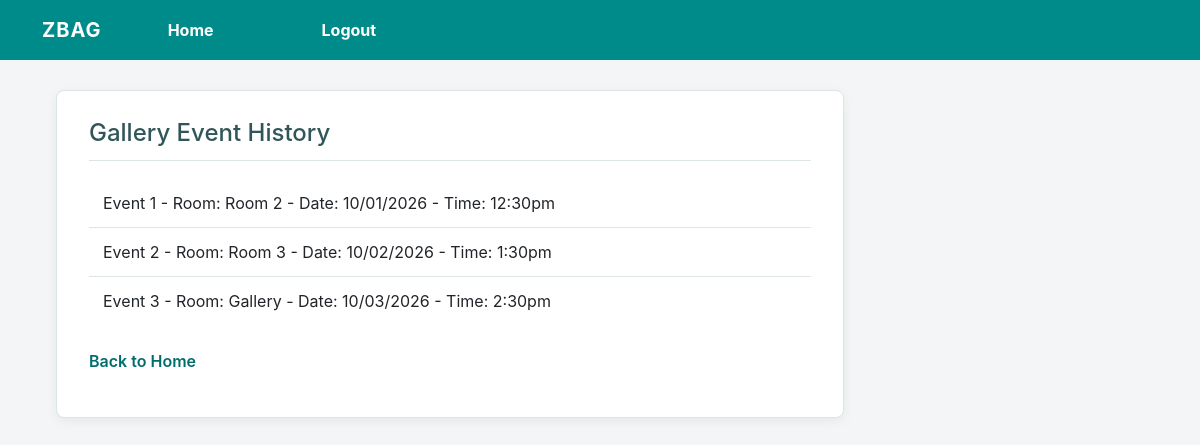
The page /event_history (signed in) on the database as committed earlier.
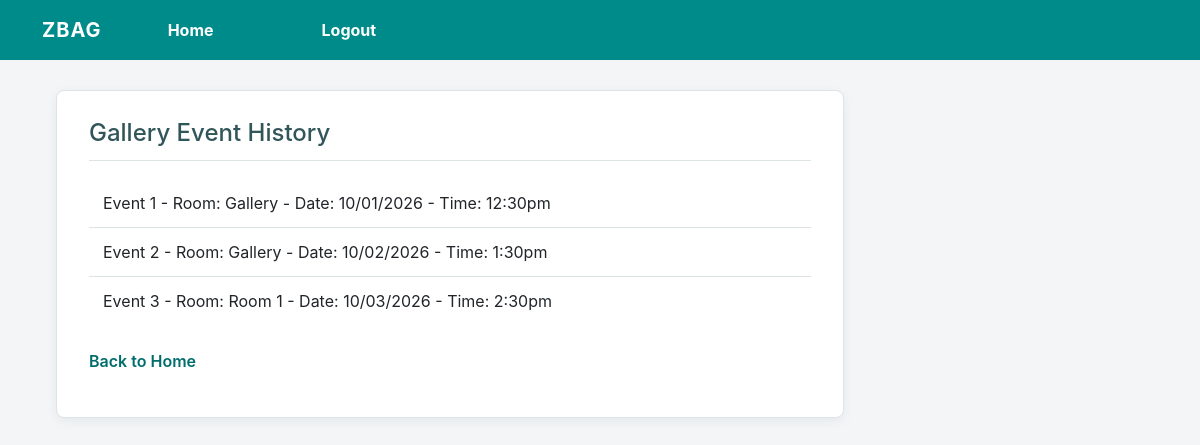
The same page on the database as committed later.
### tables this page shows
CREATE TABLE "galleryEvents" (
	"eventID"	INTEGER,
	"time"	TEXT,
	"date"	TEXT,
	"room"	TEXT,
	"name"	TEXT,
	PRIMARY KEY("eventID")
);

### src/backend/app.py (the view)
@app.route('/event_history')
def event_history():
    if 'loggedin' not in session:
        return redirect(url_for('login'))
    events = seeEventHistory()
    return render_template('event_history.html', events=events)

### src/backend/storedProcedures.py (called while the page is built)
def get_db_connection():
    db = sqlite3.connect(DATABASE_PATH)
    return db

def seeEventHistory():
    db = get_db_connection()
    events = db.execute("SELECT * FROM galleryEvents").fetchall()
    db.close()
    return events

### src/frontend/templates/event_history.html (shortened to what this page needs)
{% extends "layout.html" %}
{% block content %}
<main class="page-container">
    <h1>Gallery Event History</h1>
    {% if events %}
        <ul>
            {% for event in events %}
                <li>{{ event[4] }} - Room: {{ event[3] }} - Date: {{ event[2] }} - Time: {{ event[1] }}</li>
            {% endfor %}
        </ul>
    {% else %}
        <p>No gallery events recorded.</p>
    {% endif %}
    <p><a href="{{ url_for('home') }}">Back to Home</a></p>
</main>
{% endblock %}

### src/frontend/templates/layout.html (shortened to what this page needs)
<!DOCTYPE html>
<html>
	<head>
		<link rel="stylesheet" href="{{ url_for('static', filename='style.css') }}">
		<link rel="stylesheet" href="https://use.fontawesome.com/releases/v5.7.1/css/all.css">
        <link href="https://cdn.jsdelivr.net/npm/bootstrap@5.3.3/dist/css/bootstrap.min.css" rel="stylesheet">
	</head>
	<body class="loggedin">
		<nav class="navtop navbar navbar-expand-lg" style="background-color:darkcyan">
            <div class="container-fluid">
                <a class="navbar-brand" style="color:white">ZBAG</a>
                    <div class="collapse navbar-collapse" id="navbarNavDropdown">
                        <ul class="navbar-nav">
                            <li class="nav-item">
                                <a class="nav-link" aria-current="page" href="/" style="color:white">Home</a>
                            </li>
                            <li class="nav-item">
                                <a class="nav-link" aria-current="page" href="/login/logout" style="color:white">Logout</a>
                            </li>
                        </ul>
                    </div>
                </div>
            </nav>
		<div class="content">
			{% block content %}{% endblock %}
		</div>
	</body>
</html>

### src/frontend/static/style.css (style rules this page uses)
* { box-sizing: border-box; font-family: -apple-system, BlinkMacSystemFont, "segoe ui", roboto, oxygen, ubuntu, cantarell, "fira sans", "droid sans", "helvetica neue", Arial, sans-serif; font-size: 16px; -webkit-font-smoothing: antialiased; -moz-osx-font-smoothing: grayscale; }
body { background-color: #435165; margin: 0; }
.navtop { background-color: #2f3947; height: 60px; width: 100%; border: 0; }
.navtop div { display: flex; margin: 10px; width: 1000px; height: 100%; }
.navtop div h1, .navtop div a { display: inline-flex; align-items: center; }
.navtop div a { padding: 0 20px; text-decoration: none; color: #c1c4c8; font-weight: bold; }
body.loggedin { background-color: #f3f4f7; }
:root { --gallery-teal: #008b8b; --gallery-teal-dark: #006d6d; --gallery-background: #f3f5f6; --gallery-text: #263238; --gallery-muted: #65747b; --gallery-border: #dce4e6; }
body { background: var(--gallery-background); color: var(--gallery-text); line-height: 1.5; }
body.loggedin { background: var(--gallery-background); }
.content { width: min(1000px, calc(100% - 40px)); margin: 32px auto; }
.content h1, .content h2, .page-container h1, .page-container h2 { color: #31565a; margin: 0 0 18px; padding: 0 0 12px; border-bottom: 1px solid var(--gallery-border); font-size: 24px; }
.content > p, .content > div, .page-container { background: #fff; border: 1px solid var(--gallery-border); border-radius: 8px; box-shadow: 0 3px 12px rgba(25, 55, 60, 0.06); }
.page-container { width: min(900px, calc(100% - 32px)); margin: 40px auto; padding: 28px 32px; }
.page-container > p:first-of-type { color: var(--gallery-muted); }
.content a, .page-container a { color: var(--gallery-teal-dark); text-decoration: none; font-weight: 600; }
.page-container ul { list-style: none; padding: 0; margin: 14px 0 24px; }
.page-container li { padding: 12px 14px; border-bottom: 1px solid var(--gallery-border); }
.page-container li:last-child { border-bottom: 0; }
.navtop { background: var(--gallery-teal) !important; }
.navtop .navbar-brand { font-weight: 700; letter-spacing: 1px; }
.navtop .nav-link { color: #fff !important; }
.content > .page-container { margin: 30px auto; }
.navtop .navbar-nav { align-items: center; gap: 4px; }
.navtop .navbar-brand { margin-right: 28px; }
.content { width: auto; max-width: 1000px; margin: 25px 340px 25px 40px; }

Rows that differ between the two databases and show on the page:
changed galleryEvents "Event 1": room "Room 2" → "Gallery"
changed galleryEvents "Event 2": room "Room 3" → "Gallery"
changed galleryEvents "Event 3": room "Gallery" → "Room 1"
